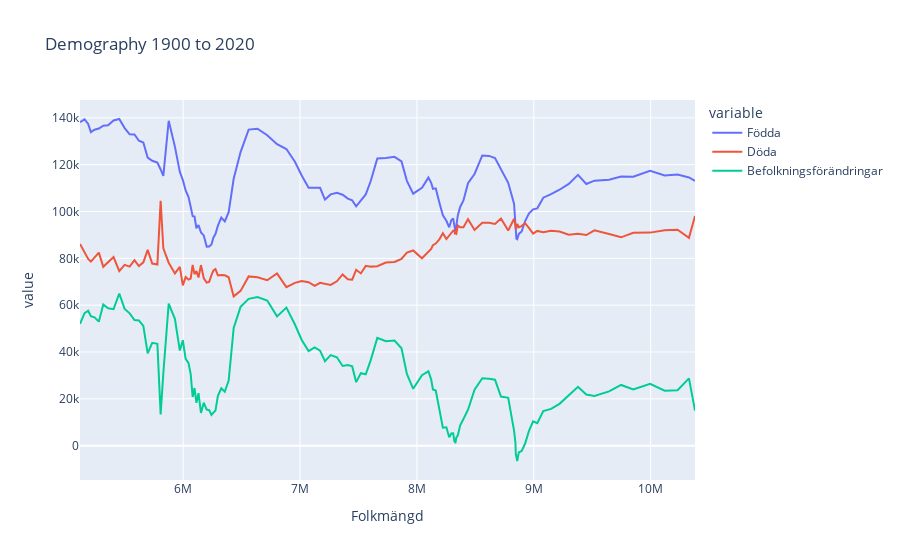
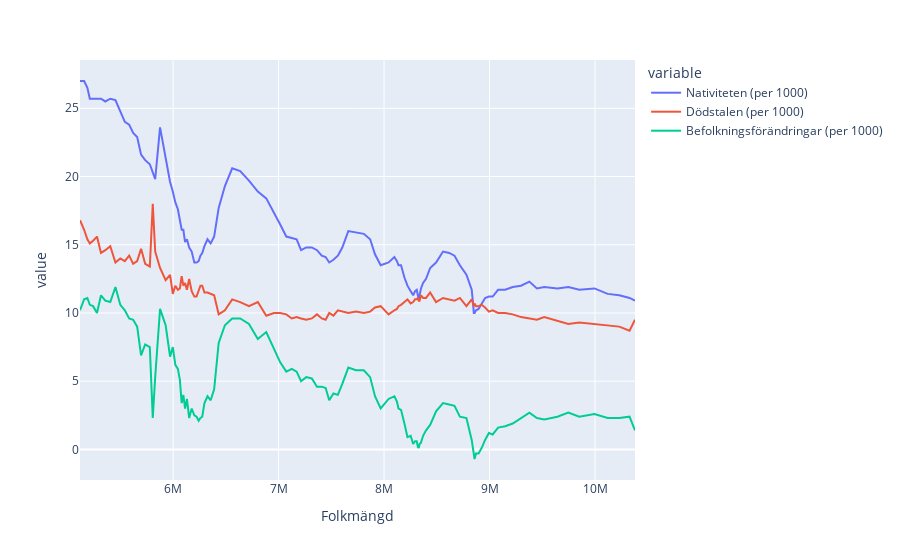

The notebook cell saved with these charts, in order:
### Code cell
# Plot a few more inte-connected plots
#
fig1 = px.line(swedenpop, 
    x="Folkmängd", 
    y=["Födda","Döda","Befolkningsförändringar"], 
    title="Demography 1900 to 2020")
fig1.show()

fig2 = px.line(swedenpop, 
    x="Folkmängd", 
    y=["Nativiteten (per 1000)","Dödstalen (per 1000)","Befolkningsförändringar (per 1000)"])
fig2.show()
